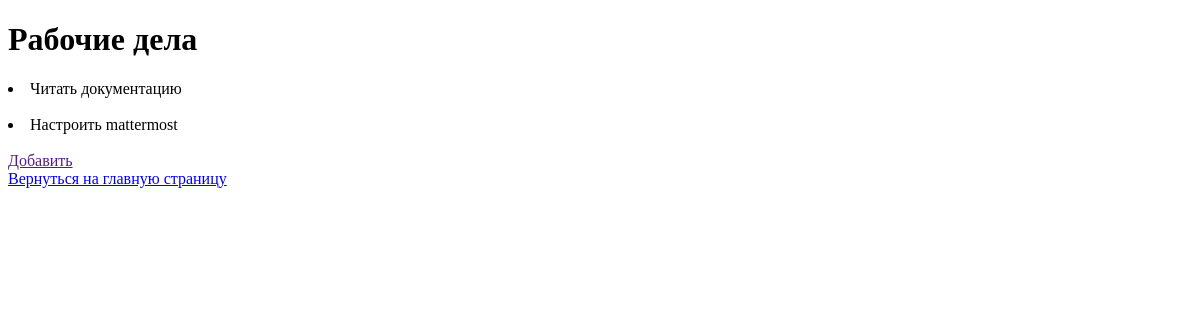
The page /detail/2/ on the database as committed earlier.
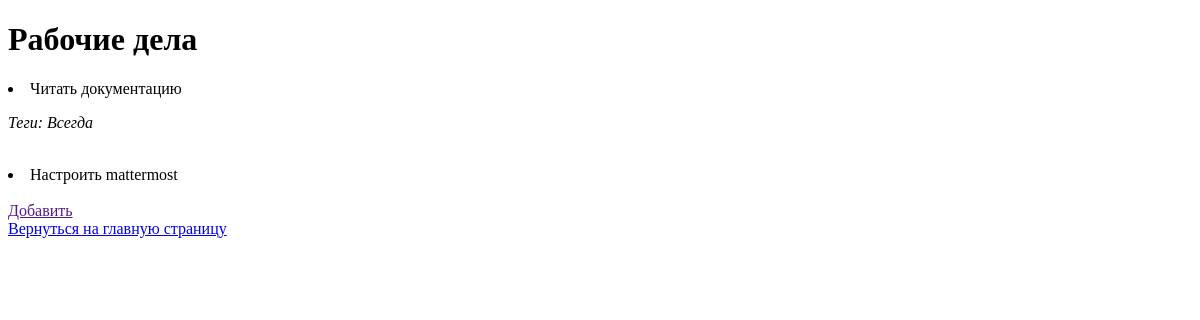
The same page on the database as committed later.
### todo/models.py (models this page shows, shortened)
class Task(models.Model):
    name = models.CharField(max_length=30)
    group = models.ForeignKey('todo.TaskGroup', on_delete=models.CASCADE)
    comment = models.TextField(blank=True)
    created = models.DateTimeField(auto_now_add=True)
    modified = models.DateTimeField(auto_now=True)
    tags = models.ManyToManyField('todo.Tag')

class TaskGroup(models.Model):
    name = models.CharField(max_length=30)

class Tag(models.Model):
    name = models.CharField(max_length=20)
    def __str__(self):
        return self.name

### todo/views.py (the view)
# urls.py: path('detail/<int:pk>/', views.detail, name='detail'),
def detail(request, pk):
    task_list = Task.objects.filter(group__id=pk)
    context = {'task_list': task_list}
    return render(request, "detail.html", context)

### templates/detail.html (shortened to what this page needs)
<!DOCTYPE html>
<html lang="en">
    <head>
    </head>
    <body>
        <div>
            <h1>{{ task_list.first.group.name }}</h1>
            {% for task in task_list %}
                <li>{{ task.name }}</li>
                {% if task.tags.all %}
                    <p><em>Теги: {% for tag in task.tags.all %}{{ tag }} {% endfor %}</em></p>
                {% endif %}
                <br>
            {% endfor %}
            <a href="">Добавить</a><br>
            <a href="{% url 'index' %}">Вернуться на главную страницу</a>
        </div>
    </body>
</html>

Rows that differ between the two databases and show on the page:
changed Task "Читать документацию": now shows "Теги:"
added Tag: name "Всегда", shown under Task "Читать документацию"
